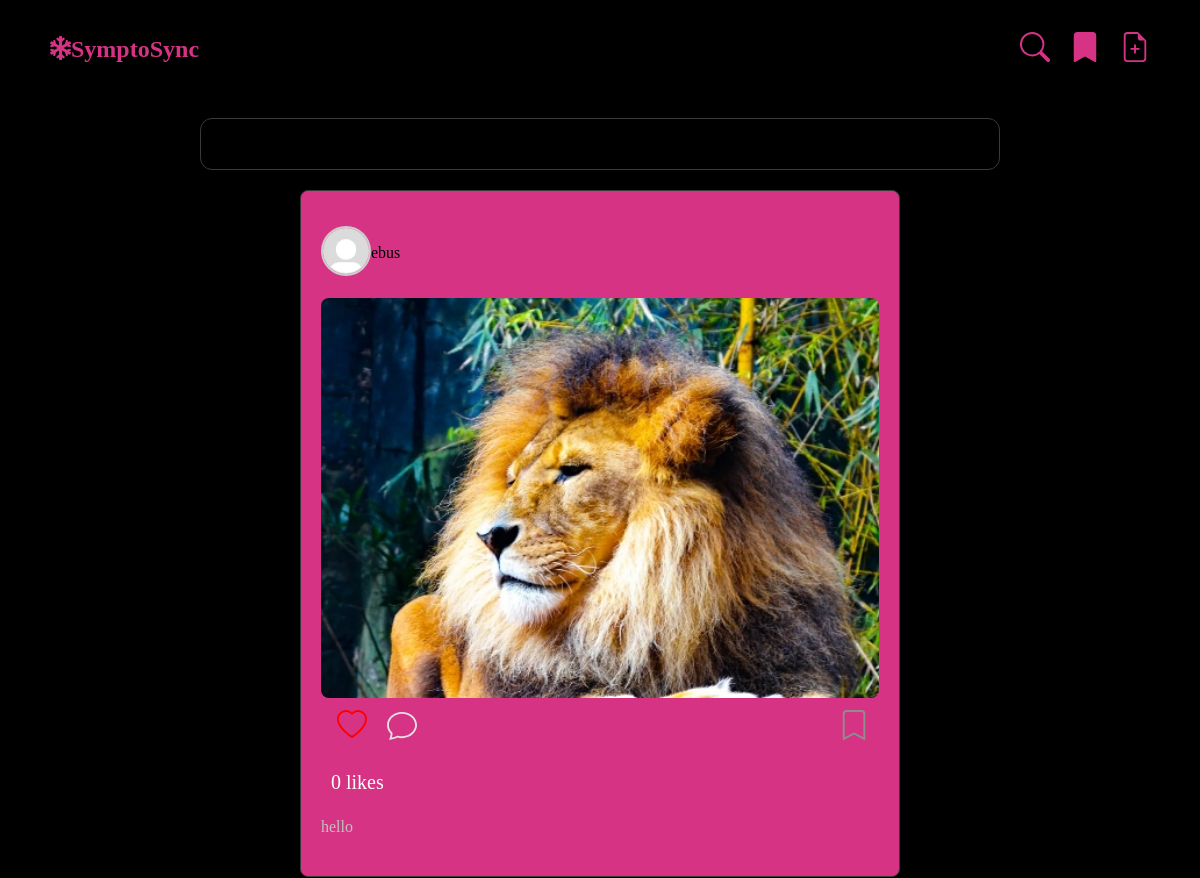
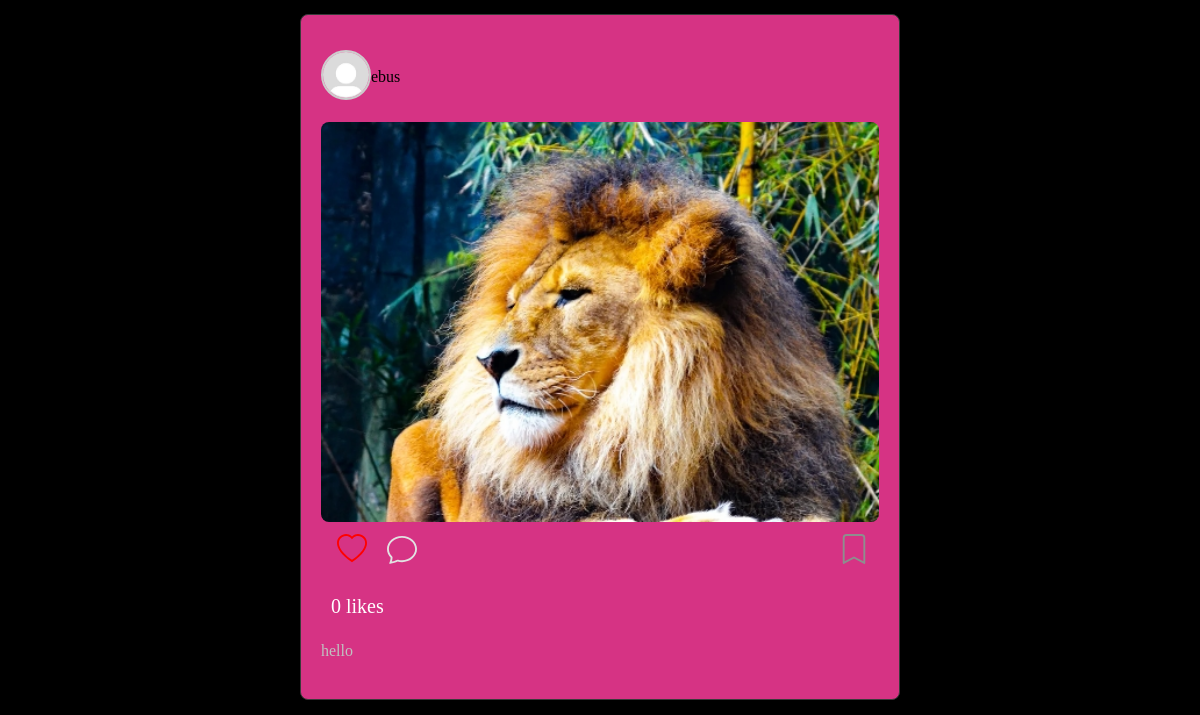
/community/ (signed in), run on an earlier commit of the app's database (2 pictures, top to bottom).
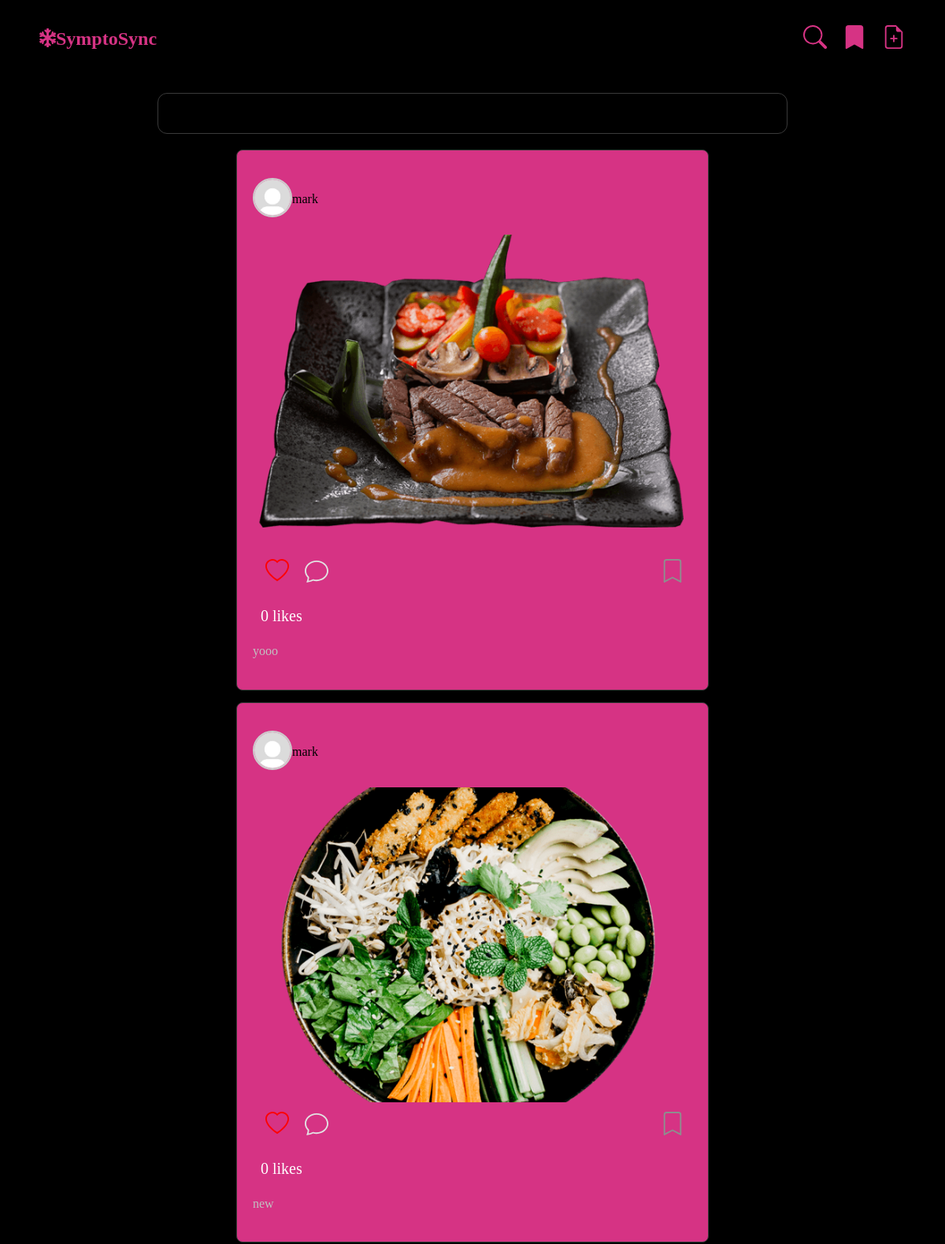
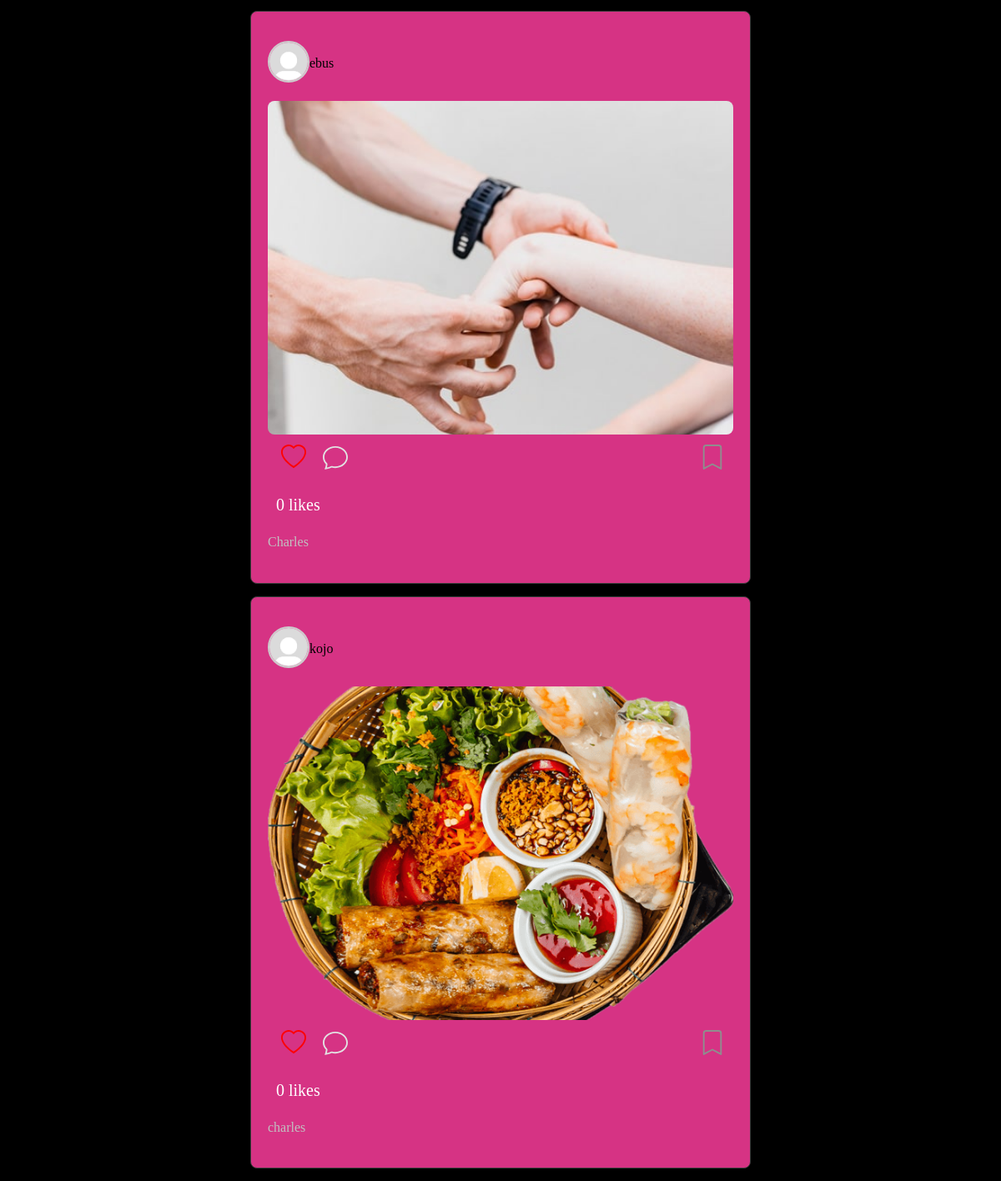
And on a later commit of the database (2 pictures, top to bottom).
### interactions/models.py (models this page shows, shortened)
class Post(models.Model):
    author = models.ForeignKey(User, on_delete=models.CASCADE)
    body = models.TextField(default="", help_text="Enter body content here")
    created_at = models.DateTimeField(auto_now_add=True)
    liked_by = models.ManyToManyField(User, related_name="liked_posts", blank=True)
    saved_by = models.ManyToManyField(User, related_name="saved_posts", blank=True)
    post_img = models.ImageField(upload_to="post_images", default="post_img.jpg")

### interactions/views.py (the view)
# urls.py: path("", views.home, name="home"),
@login_required
def home(request):
    posts = Post.objects.all()
    context = {"posts": posts}
    if request.user.is_authenticated:
        user_profile = UserProfile.objects.get(user=request.user)
        profiles = user_profile.follows.all()
        context = {
        "posts": posts,
        "user_profile": user_profile,
        "profiles": profiles,
    }
    return render(request, "home.html", context)

### templates/home.html (shortened to what this page needs)
{% extends 'base.html' %}
{% load static %}
    {% block link %}
    <link rel="stylesheet" href="{% static 'css/post.css' %}" />
    <link rel="stylesheet" href="{% static 'css/comments.css' %}" />
    <link rel="stylesheet" href="{% static 'css/update_profile.css' %}">
    {% endblock link %}
    {% block content %}
    <br>
    <br>
    <br>
    <br>
    <br>
    {% if not user_profile.first_name or not user_profile.profile_img %}
<div class="update">
    <div class="update-container">
        <h1>Update Profile</h1>
        <form method="POST" enctype="multipart/form-data" action="{% url 'userauth:update_profile' %}">
            {% csrf_token %}
            <label for="first_name">First Name:</label>
            <input type="text" id="first_name" name="first_name" value="{{ user_profile.first_name }}">
            <label for="last_name">Last Name:</label>
            <input type="text" id="last_name" name="last_name" value="{{ profile.last_name }}">
            <label for="profile_img">Profile Image:</label>
            <input type="file" id="profile_img" name="profile_img">
            <button type="submit">Update Profile</button>
        </form>
    </div>
</div>
{% else %}
    <div class="followers-container">
        <div class="carousel">
        </div>
    </div>
    {% for post in posts %}
    <div class="blog-card">
        <div class="blog-content">
            {% if post.author != user %}
            <div class="author-info">
                <a href="{% if post.author == user %}{% url 'userauth:my_profile' %}{% else %}{% url 'userauth:profile_detail' post.author.pk %}{% endif %}">
                    {% if post.author.profile.profile_img.url %}
                    <img src="{{ post.author.profile.profile_img.url }}"
                         alt="Author Avatar"
                         style="width: 50px; height: 50px; border-radius: 50%; object-fit: cover; border: 2px solid #d63384;">
                    {% else %}
                    <img src="{% static 'img/default.jpg' %}"
                         alt="profile"
                         style="width: 50px; height: 50px; border-radius: 50%; object-fit: cover; border: 2px solid #ccc;">
                    {% endif %}
                </a>
                <a href="{% url 'userauth:my_profile' %}">
                    <p style="color: black;">{{ post.author }}</p>
                </a>
            </div>
            {% else %}
            <div class="author-info">
                <a href="{% url 'userauth:my_profile' %}">
                    {% if post.author.profile.profile_img.url %}
                    <img src="{{ post.author.profile.profile_img.url }}"
                         alt="Author Avatar"
                         style="width: 50px; height: 50px; border-radius: 50%; object-fit: cover; border: 2px solid #d63384;">
                    {% else %}
                    <img src="{% static 'img/default.jpg' %}"
                         alt="profile"
                         style="width: 50px; height: 50px; border-radius: 50%; object-fit: cover; border: 2px solid #ccc;">
                    {% endif %}
                </a>
                <a href="{% url 'userauth:my_profile' %}">
                    <p style="color: black;">{{ post.author }}</p>
                </a>
            </div>
            {% endif %}
            <br>
            <div class="blog-header">
                <img src="{{ post.post_img.url }}" alt="Post Image" class="blog-image">
            </div>
            <div class="interactions">
                <div class="like">
                    {% if user in post.liked_by.all %}
                    <form method="post" action="{% url 'interactions:unlike' post.pk %}">
                        {% csrf_token %}
                        <button type="submit" class="action-btn like-btn">
                            <svg xmlns="http://www.w3.org/2000/svg" width="30" height="30" fill="currentColor"
                                class="bi bi-heart-fill" viewBox="0 0 16 16">
                                <path fill-rule="evenodd"
                                    d="M8 1.314C12.438-3.248 23.534 4.735 8 15-7.534 4.736 3.562-3.248 8 1.314" />
                            </svg>
                        </button>
                    </form>
                    {% else %}
                    <form method="post" action="{% url 'interactions:like' post.pk %}">
                        <button type="submit" class="action-btn like-btn">
                        </button>
                    </form>
                    {% endif %}
                </div>
                <div class="chat">
                    <button class="action-btn comment-btn" data-post-id="{{ post.id }}">
                    </button>
                </div>
                <div class="save">
                    {% if user in post.saved_by.all %}
                    <form method="post" action="{% url 'interactions:unsave' post.pk %}">
                        {% csrf_token %}
                        <button type="submit" class="action-btn save-btn">
                            <svg xmlns="http://www.w3.org/2000/svg" width="30" height="30" fill="currentColor"
                                class="bi bi-bookmark-check-fill" viewBox="0 0 16 16">
                                <path fill-rule="evenodd"
                                    d="M2 15.5V2a2 2 0 0 1 2-2h8a2 2 0 0 1 2 2v13.5a.5.5 0 0 1-.74.439L8 13.069l-5.26 2.87A.5.5 0 0 1 2 15.5m8.854-9.646a.5.5 0 0 0-.708-.708L7.5 7.793 6.354 6.646a.5.5 0 1 0-.708.708l1.5 1.5a.5.5 0 0 0 .708 0l3-3" />
                            </svg>
                        </button>
                    </form>
                    {% else %}
                    <form method="post" action="{% url 'interactions:save' post.pk %}">
                        <button type="submit" class="action-btn save-btn">
                        </button>
                    </form>
                    {% endif %}
                </div>
            </div>
            <p class="likes_count">{{ post.liked_by.count }} likes</p>
            <p class="blog-body">
                {{ post.body }}
            </p>
        </div>
    </div>
    {% endfor %}
    {% endif %}
    {% endblock content %}

### templates/base.html (shortened to what this page needs)
{% load static %}
<!DOCTYPE html>
<html lang="en">
<head>
    {% block link %}
    {% endblock link %}
    <link rel="stylesheet" href="{% static 'css/nav.css' %}" />
    <link rel="stylesheet" href="{% static 'css/message.css' %}" />
    <link href="https://cdn.jsdelivr.net/npm/bootstrap-icons@1.4.1/font/bootstrap-icons.css" rel="stylesheet">
    <link rel="stylesheet" href="https://use.fontawesome.com/releases/v5.15.4/css/all.css"/>
</head>
<body>
    <nav class="mask">
        <a href="{% url 'core:index' %}">
            <h1 class="text-primary m-0"><i class="fa fa-snowflake me-3"></i>SymptoSync</h1>
        </a>
        <ul class="list">
            <li>
                <a href="{% url 'interactions:search' %}">
                </a>
            </li>
            {% if user.is_authenticated %}
            <li>
                <a href="{% url 'interactions:saves' %}">
                    <svg xmlns="http://www.w3.org/2000/svg" width="30" height="30" fill="currentColor"
                        class="bi bi-bookmark-fill" viewBox="0 0 16 16">
                        <path
                            d="M2 2v13.5a.5.5 0 0 0 .74.439L8 13.069l5.26 2.87A.5.5 0 0 0 14 15.5V2a2 2 0 0 0-2-2H4a2 2 0 0 0-2 2" />
                    </svg>
                </a>
            </li>
            <li>
                <a href="{% url 'interactions:create' %}">
                </a>
            </li>
            {% endif %}
        </ul>
    </nav>
    {% block content %}
    {% endblock content %}
</body>
</html>

### static/css/post.css (style rules this page uses)
.blog-card { position: relative; border: 1px solid #3a3a3a; border-radius: 8px; padding: 20px; margin: 15px auto; max-width: 600px; width: calc(100% - 30px); background-color: #d63384; transition: transform 0.3s ease; }
.author-info { display: flex; align-items: center; margin-top: 15px; }
.blog-header img { width: 100%; max-width: 100%; border-radius: 8px; max-height: 400px; object-fit: cover; }
.blog-body { font-size: 16px; color: #c1c1c1; line-height: 1.6; }
.author-info { display: flex; align-items: center; color: rgb(182, 182, 182) }
.action-btn { padding: 8px 16px; border: none; border-radius: 6px; cursor: pointer; transition: background-color 0.3s ease; color: #fff; }
.like-btn { background-color: transparent; border: none; cursor: pointer; color: #ff0000; font-weight: bold; font-size: 14px; margin-right: 15px; transition: color 0.3s ease; }
.comment-btn { background-color: transparent; border: none; cursor: pointer; color: #e2e2e2; font-weight: bold; font-size: 14px; margin-right: 15px; transition: color 0.3s ease; }
.save-btn { background-color: transparent; border: none; cursor: pointer; color: #8e8e8e; font-weight: bold; font-size: 14px; margin-right: 15px; transition: color 0.3s ease; }
.like { position: absolute; }
.chat { position: absolute; margin-left: 50px; }
.save { margin-left: 90%; }
.likes_count { font-size: 20px; margin-left: 10px; }
.followers-container { max-width: 800px; margin: 20px auto; padding: 20px; background-color: #000000; border-radius: 12px; border: 1px solid #3a3a3a; }
.carousel { display: flex; overflow-x: auto; scroll-snap-type: x mandatory; -webkit-overflow-scrolling: touch; padding-bottom: 10px; scroll-behavior: smooth; -ms-overflow-style: none; scrollbar-width: none; }

### static/css/nav.css (style rules this page uses)
* { box-sizing: border-box; }
body { background-color: #000000; color: #ffffff; }
nav { margin-top: -150px; width: 100%; right: 0px; padding: 16px 20px 30px 20px; display: flex; transition: 0.3s ease-out; color: rgb(255, 255, 255); position: fixed; background-color: #000000; z-index: 1000; align-items: center; }
nav.mask { top: 150px; mask-image: linear-gradient(white 70%, transparent); -webkit-mask-image: linear-gradient(white 70%, transparent); }
@media (min-width: 640px) { nav { padding: 16px 50px 30px 50px; } }
a { text-decoration: none; color: #d63384; }
.list { list-style-type: none; margin-left: auto; display: none; }
@media (min-width: 640px) { .list { display: flex; } }
@media (min-width: 640px) { .list li { margin-left: 20px; } }

What changed in the data, as far as the page shows it:
removed Post: author "ebus", post_img (picture), liked_by.count "0", body "hello"
removed Post: author "ebus", post_img (picture), liked_by.count "0", body "hello"
added Post: author "mark", post_img (picture), liked_by.count "0", body "yooo"
added Post: author "mark", post_img (picture), liked_by.count "0", body "new"
added Post: author "ebus", post_img (picture), liked_by.count "0", body "Charles"
added Post: author "kojo", post_img (picture), liked_by.count "0", body "charles"
